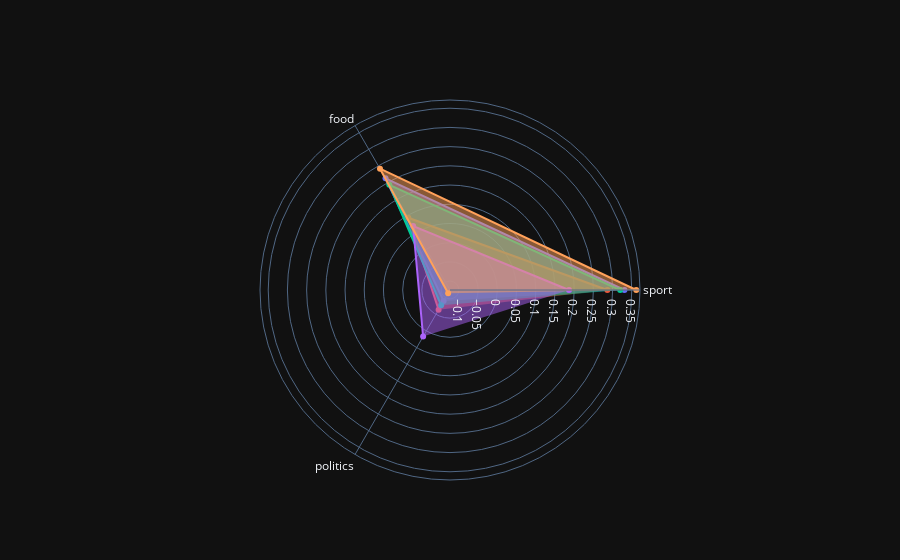

This figure's notebook cell:
### Code cell
docs_selection =  range(50,55)
print([fileids[index] for index in docs_selection])
radarChart(U,fileids, docs_selection )

### Figure 1 — Plotly figure (JSON) as saved in the notebook; plotly's stock layout.template omitted (floating-point values rounded to 4 significant figures)
{"data": [{"fill": "toself", "name": "cp04", "r": [0.3308, 0.2125, -0.09002], "theta": ["sport", "food", "politics"], "type": "scatterpolar"}, {"fill": "toself", "name": "cp05", "r": [0.2864, 0.09408, -0.06389], "theta": ["sport", "food", "politics"], "type": "scatterpolar"}, {"fill": "toself", "name": "cp06", "r": [0.3198, 0.1929, -0.07706], "theta": ["sport", "food", "politics"], "type": "scatterpolar"}, {"fill": "toself", "name": "cp07", "r": [0.1866, 0.0689, 0.01678], "theta": ["sport", "food", "politics"], "type": "scatterpolar"}, {"fill": "toself", "name": "cp08", "r": [0.3616, 0.2414, -0.1134], "theta": ["sport", "food", "politics"], "type": "scatterpolar"}], "layout": {"polar": {"radialaxis": {"visible": true}}, "showlegend": false}}
